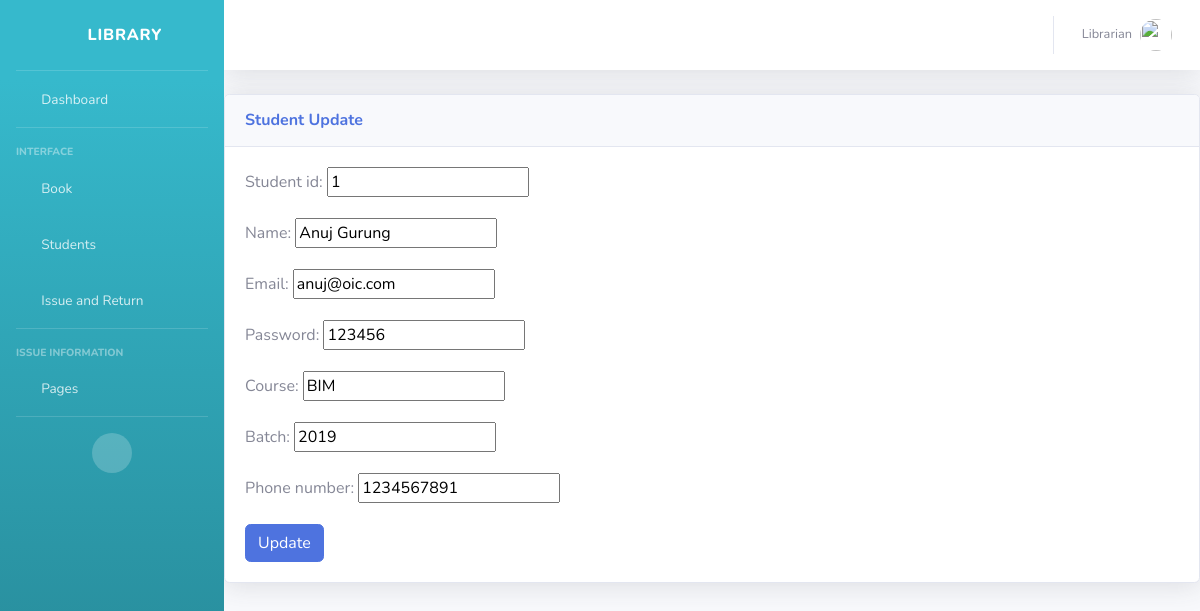
Page /update_student/1 (signed in) on the committed database.
### base/models.py (models this page shows, shortened)
class Student(models.Model):
    student_id = models.CharField(max_length=64,primary_key=True, unique=True)
    name = models.CharField(max_length=64, default='')
    email = models.EmailField(max_length = 254)
    password = models.CharField(max_length=128)
    course = models.CharField(max_length=10)
    batch = models.CharField(max_length=10)
    phone_number = models.CharField(max_length=10, unique=True)

### base/views.py (the view)
# urls.py: path('update_student/<str:pk>', update_student, name='update_student'),
@login_required(login_url = '/admin_login')
def update_student(request,pk):
    student = Student.objects.get(pk=pk)
    form = StudentForm(instance=student)
    if request.method == 'POST':
        form = StudentForm(request.POST, instance = student)
        if form.is_valid():
            form.save()
            return redirect('base:student_list')
    context = {'form':form}
    return render(request,'base/student_update.html', context)

### base/forms.py
class StudentForm(ModelForm):
    class Meta:
        model = Student
        fields = '__all__'

### base/templates/base/student_update.html (shortened to what this page needs)
{% extends 'base/base.html' %}
{% block content %}
 <div class="card shadow mb-4">
    <div class="card-header py-3">
        <h6 class="m-0 font-weight-bold text-primary">Student Update</h6>
    </div>
    <div class="card-body">
        <form method="POST" action="" enctype="multipart/form-data">
                {% for field in form %}
                <div class="form-group">
                    <label >{{field.label}}{% if field.field.required %}: {% endif %} </label>
                    {{ field }}
                </div>
                {% endfor %}
                <button class="btn btn-primary" type="submit">Update</button>
    </div>
</div>
{% endblock content %}

### rows in the picture
Student: form "1" "Anuj Gurung" "anuj@oic.com" "123456" "BIM" "2019" "1234567891"

### other values in the picture
{{ field.label }} "Student id" "Name" "Email" "Password" "Course" "Batch" "Phone number"
